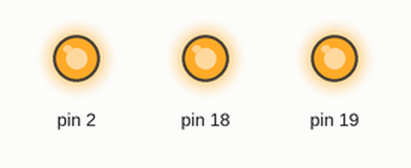
A sketch run on a simulated Arduino Uno, built with avr-gcc and run on an emulated ATmega328P. Shown: output pins drawn as LEDs (lit = HIGH).

Above: at 0.5 s.
At 3.5 s:
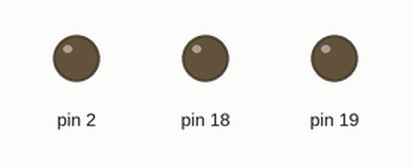
Timing chart, 0 to 4.6 s (numbered marks = the images above):
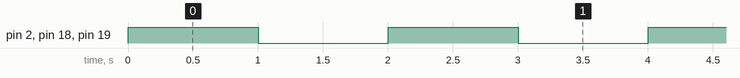

The sketch:

testDelay.ino
```cpp
void setup() {
  pinMode(18,OUTPUT);
  pinMode(19,OUTPUT);
  pinMode(2,OUTPUT);

}

void loop() {
  digitalWrite(18,1);
  digitalWrite(19,1);
  digitalWrite(2,1);
  delay(1000);
  digitalWrite(18,0);
  digitalWrite(19,0);
  digitalWrite(2,0);
  delay(1000);
}
```

Measured:
- by itself, pin 2, pin 18, pin 19: alternates HIGH for 1.0 s and LOW for 1.0 s
